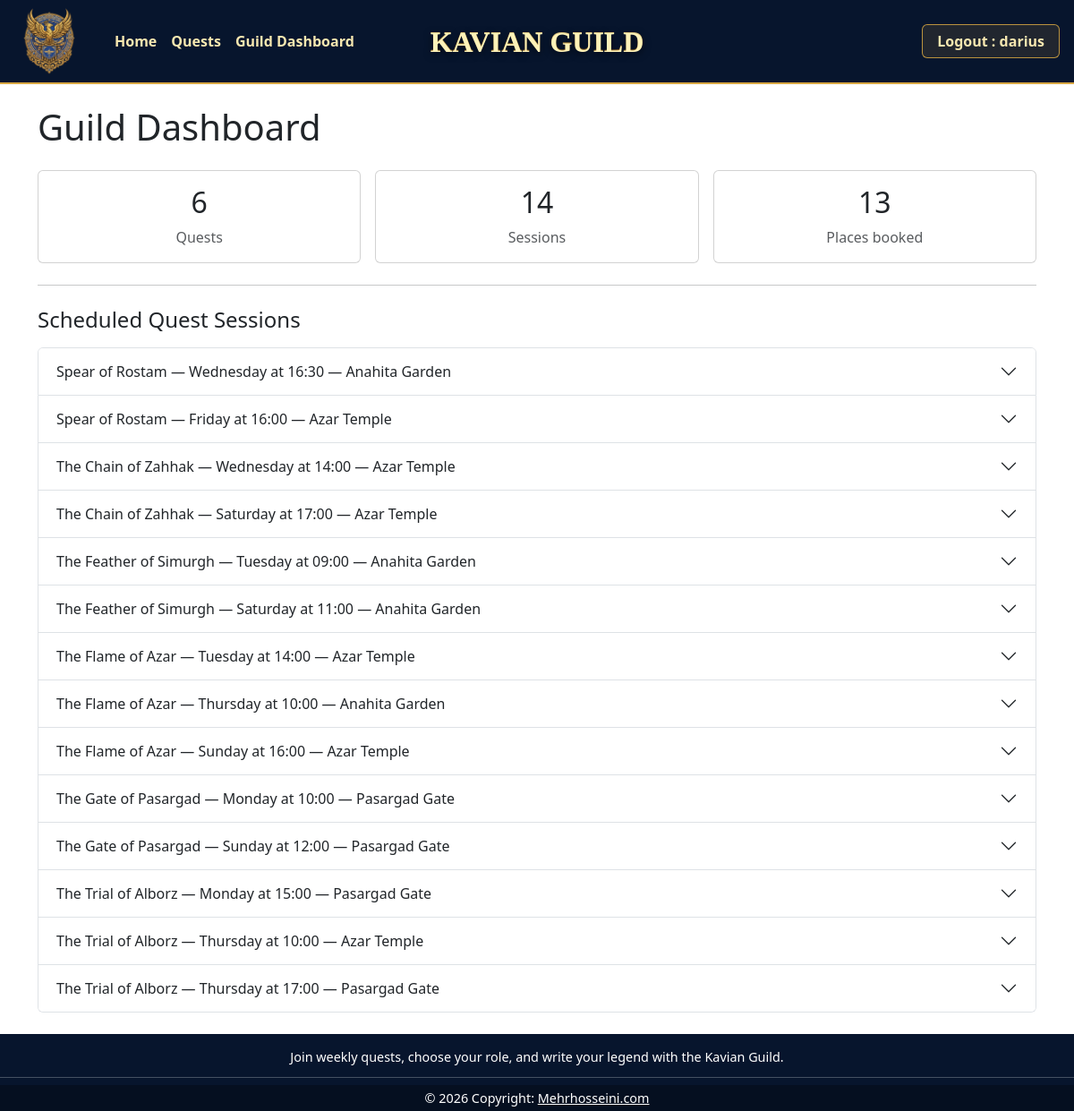
Page /guild-dashboard (signed in) on the earlier database version.
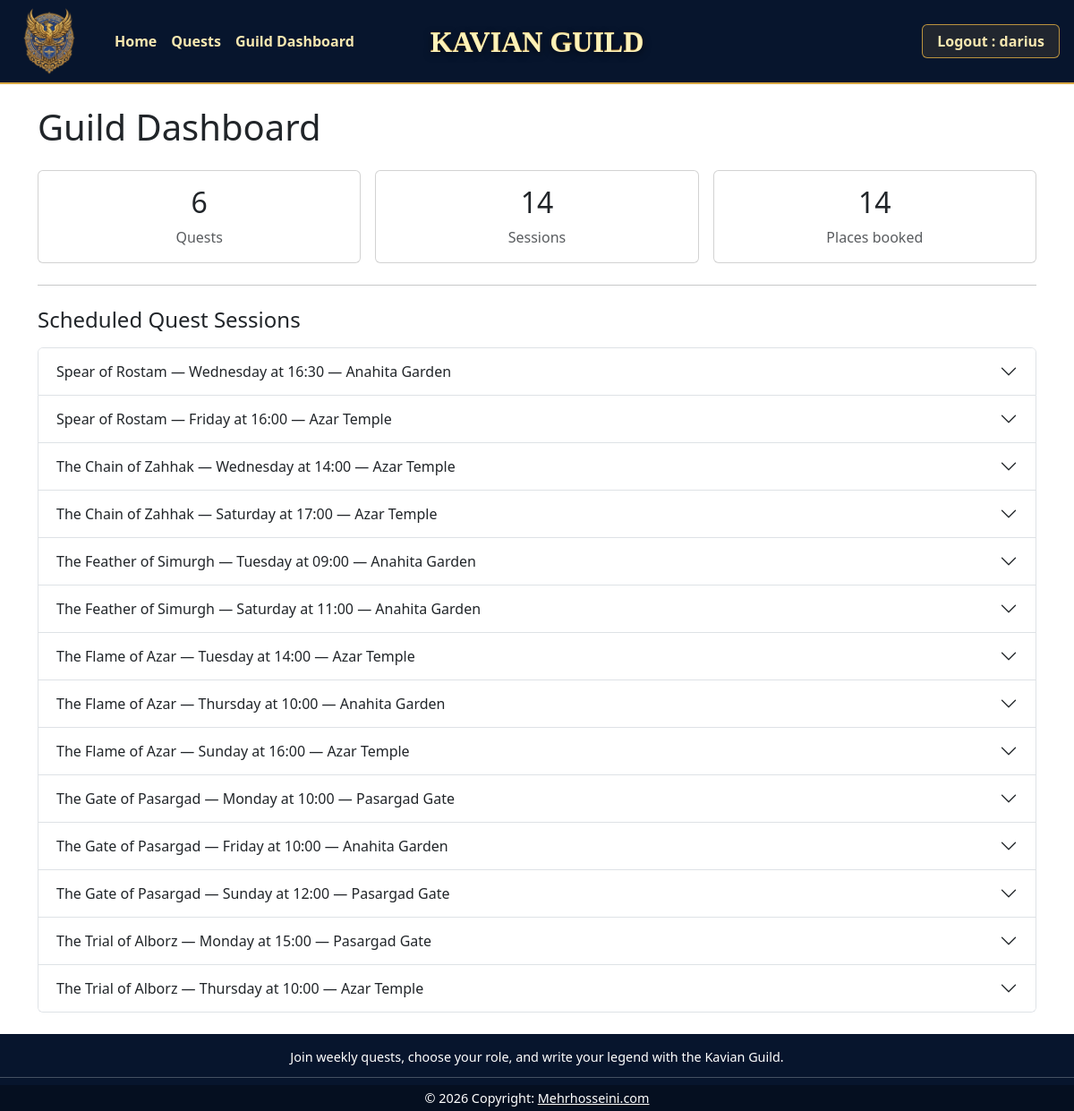
Same page on the later database version.
### tables this page shows
CREATE TABLE quests (
        id               INTEGER PRIMARY KEY AUTOINCREMENT,
        title            TEXT    NOT NULL,
        duration_minutes INTEGER NOT NULL CHECK (duration_minutes > 0),
        quest_type       TEXT    NOT NULL CHECK (quest_type IN ('Razm','Rah','Chistan','Sayeh','Atar','Alborz')),
        difficulty       TEXT    NOT NULL CHECK (difficulty IN ('easy','medium','hard')),
        description      TEXT    NOT NULL,
        image            TEXT
    );

CREATE TABLE quest_sessions (
            id           INTEGER PRIMARY KEY AUTOINCREMENT,
            quest_id     INTEGER NOT NULL,
            day          TEXT    NOT NULL,
            start_time   TEXT    NOT NULL,
            start_minute INTEGER NOT NULL,
            location     TEXT    NOT NULL CHECK (location IN ('Azar Temple','Anahita Garden','Pasargad Gate')),
            FOREIGN KEY (quest_id) REFERENCES quests(id)
        );

### app.py (the view)
@app.route("/guild-dashboard")
@login_required
def guild_dashboard():
    if not current_user.is_guild_master():
        abort(403)
    stats = participations_dao.get_guild_stats()
    sessions = quest_sessions_dao.get_all_sessions_with_quest()
    session_rows = []
    for session in sessions:
        role_totals = participations_dao.get_role_totals(session["id"])
        total_reserved = sum(role_totals.values())
        remaining_by_role = {}
        for role, capacity in ROLE_CAPACITIES.items():
            reserved = role_totals.get(role, 0)
            remaining_by_role[role] = capacity - reserved
        if role_totals:
            most_requested_role = max(role_totals, key=role_totals.get)
        else:
            most_requested_role = "None yet"
        session_rows.append(
            {
                "session": session,
                "role_totals": role_totals,
                "total_reserved": total_reserved,
                "remaining_by_role": remaining_by_role,
                "most_requested_role": most_requested_role,
                "has_participations": total_reserved > 0,
            }
        )
    return render_template(
        "guild_dashboard.html",
        stats=stats,
        session_rows=session_rows,
        role_capacities=ROLE_CAPACITIES,
    )

### app.py (called while the page is built)
@login_manager.user_loader
def load_user(user_id):
    return users_dao.get_user_by_id(int(user_id))

### db.py (called while the page is built)
def get_connection():
    conn = sqlite3.connect(DATABASE_PATH)
    conn.row_factory = sqlite3.Row   # rows behave like dicts: row["email"]
    conn.execute("PRAGMA foreign_keys = ON;")
    return conn

### models.py (called while the page is built)
    def is_guild_master(self):              # handy helper for permission checks
        return self.role == "guildmaster"

### participations_dao.py (called while the page is built)
def get_role_totals(session_id, exclude_participation_id=None):
    conn = get_connection()
    sql = """
        SELECT role, COALESCE(SUM(places), 0) AS places
        FROM participations
        WHERE session_id = ?
    """
    params = [session_id]
    if exclude_participation_id is not None:
        sql += " AND id != ?"
        params.append(exclude_participation_id)
    sql += " GROUP BY role"
    rows = conn.execute(sql, params).fetchall()
    conn.close()
    return {row["role"]: row["places"] for row in rows}

### templates/guild_dashboard.html (shortened to what this page needs)
{% extends 'base.html' %}
{% block content %}
<h1 class="mb-4">Guild Dashboard</h1>
<div class="row g-3">
    <div class="col-md-4">
        <div class="card text-center">
            <div class="card-body">
                <h2 class="card-title">{{ stats.quest_count }}</h2>
                <p class="card-text text-muted">Quests</p>
            </div>
        </div>
    </div>
    <div class="col-md-4">
        <div class="card text-center">
            <div class="card-body">
                <h2 class="card-title">{{ stats.session_count }}</h2>
                <p class="card-text text-muted">Sessions</p>
            </div>
        </div>
    </div>
    <div class="col-md-4">
        <div class="card text-center">
            <div class="card-body">
                <h2 class="card-title">{{ stats.total_places }}</h2>
                <p class="card-text text-muted">Places booked</p>
            </div>
        </div>
    </div>
</div>
<hr class="my-4">
<h2 class="h4 mb-3">Scheduled Quest Sessions</h2>
{% if session_rows %}
<div class="accordion" id="guildSessionsAccordion">
    {% for row in session_rows %}
    {% set session = row.session %}
    <div class="accordion-item">
        <h2 class="accordion-header" id="heading-{{ session.id }}">
            <button class="accordion-button collapsed" type="button" data-bs-toggle="collapse"
                data-bs-target="#collapse-{{ session.id }}" aria-expanded="false"
                aria-controls="collapse-{{ session.id }}">
                {{ session.quest_title }} — {{ session.day }} at {{ session.start_time }} — {{ session.location }}
            </button>
        </h2>
    </div>
    {% endfor %}
</div>
{% else %}
<p class="text-muted">No quest sessions have been scheduled yet.</p>
{% endif %}
{% endblock %}

Differences in the rows shown:
removed quest_sessions: day "Thursday", start_time "17:00", location "Pasargad Gate"
added quest_sessions: day "Friday", start_time "10:00", location "Anahita Garden"
Other differences:
{{ stats.total_places }}: "13" → "14"
new list line: "The Gate of Pasargad"
new list line: "— at —"
list line gone: "The Trial of Alborz"
list line gone: "— at —"
